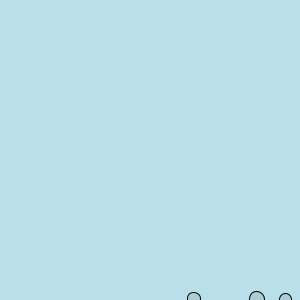
Frame 1 (no input)
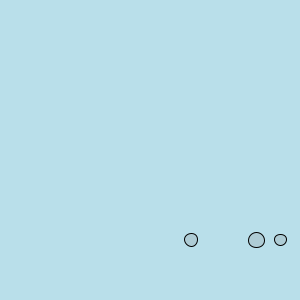
Frame 60 (the mouse pressed at the canvas centre just before this capture)
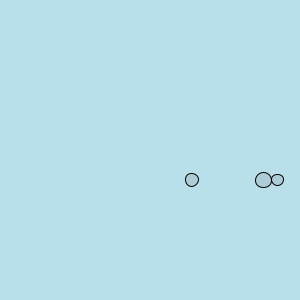
Frame 120 (the mouse held since frame 60 and released just before this capture)

The Processing sketch that drew these frames (run headless with seeded random() and noise(); from frame 60 on, the mouse is pressed at the canvas centre):

// Processing sketch: tut02_09a
// ── tut02_09a.pde
import java.util.ArrayList;

ArrayList<Bubble> bubbles;                  // Declare arraylist of Bubble objects

void setup()
{
  size(300, 300);
  bubbles = new ArrayList<Bubble>();        // Create arraylist of Bubble objects
  bubbles.add(new Bubble());                // add about 3 Bubble objects to arraylist
  bubbles.add(new Bubble());
  bubbles.add(new Bubble());

  // find bubble with largest diameter
  float largest=bubbles.get(0).getDiameter();
  for (int i=0; i<bubbles.size(); i++)
  {
    if (bubbles.get(i).getDiameter()>largest)
      largest=bubbles.get(i).getDiameter();
  }
  println("Bubble with largest diameter = " + largest);
}

void draw()
{
  background(185, 223, 234);

  for (int i=0; i<bubbles.size(); i++)
  {
    bubbles.get(i).move();
    bubbles.get(i).display();
  }
  println(bubbles.size() + " bubbles");
}
// ── Bubble.pde
public class Bubble
{
  float x;
  float y;
  float diameter;

  public Bubble()
  {
    x=random(width);      // random position along x axis
    y=height;             // start at bottom of window
    diameter=random(50);  // random diameter
  }

  public float getX()
  {
    return x;
  }
  
  public float getY()
  {
    return y;
  }

  public float getDiameter()
  {
    return diameter;
  }

  public void display()
  {
    fill(125, 50);
    ellipse(x, y, diameter, diameter);
  }

  public void move()
  {
    y--;
    x=x+random(-1, 1);
  }

  public String toString()
  {
    return "Bubble";
  }
}
